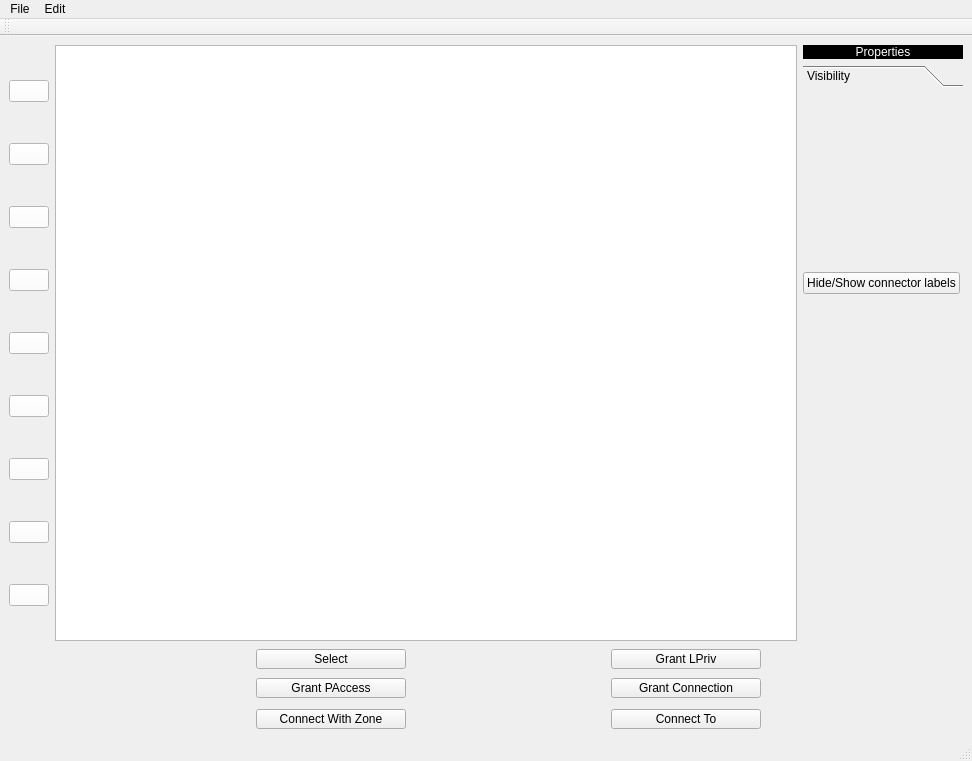
<?xml version="1.0" encoding="UTF-8"?>
<ui version="4.0">
 <class>MainWindow</class>
 <widget class="QMainWindow" name="MainWindow">
  <property name="geometry">
   <rect>
    <x>0</x>
    <y>0</y>
    <width>972</width>
    <height>761</height>
   </rect>
  </property>
  <property name="sizePolicy">
   <sizepolicy hsizetype="Expanding" vsizetype="Expanding">
    <horstretch>0</horstretch>
    <verstretch>0</verstretch>
   </sizepolicy>
  </property>
  <property name="minimumSize">
   <size>
    <width>800</width>
    <height>700</height>
   </size>
  </property>
  <property name="windowTitle">
   <string>RiskAssessment</string>
  </property>
  <widget class="QWidget" name="centralwidget">
   <property name="minimumSize">
    <size>
     <width>500</width>
     <height>400</height>
    </size>
   </property>
   <layout class="QGridLayout" name="gridLayout" rowstretch="1,0,0" columnstretch="0,1,0">
    <item row="0" column="0">
     <layout class="QVBoxLayout" name="createButtons">
      <item>
       <widget class="QPushButton" name="createDevice">
        <property name="toolTip">
         <string extracomment="Create Device">&lt;html&gt;&lt;head/&gt;&lt;body&gt;&lt;p&gt;Create Device&lt;/p&gt;&lt;/body&gt;&lt;/html&gt;</string>
        </property>
        <property name="statusTip">
         <string extracomment="Create Device"/>
        </property>
        <property name="whatsThis">
         <string extracomment="Create Device"/>
        </property>
        <property name="styleSheet">
         <string notr="true">image: url(:/icons/device);
background-color: rgb(255, 255, 255);</string>
        </property>
        <property name="text">
         <string/>
        </property>
       </widget>
      </item>
      <item>
       <widget class="QPushButton" name="createService">
        <property name="toolTip">
         <string extracomment="Create Service">&lt;html&gt;&lt;head/&gt;&lt;body&gt;&lt;p&gt;Create Service&lt;/p&gt;&lt;/body&gt;&lt;/html&gt;</string>
        </property>
        <property name="styleSheet">
         <string notr="true">image: url(:/icons/service);
background-color: rgb(255, 255, 255);</string>
        </property>
        <property name="text">
         <string/>
        </property>
       </widget>
      </item>
      <item>
       <widget class="QPushButton" name="createOperation">
        <property name="toolTip">
         <string extracomment="Create Operation">&lt;html&gt;&lt;head/&gt;&lt;body&gt;&lt;p&gt;Create Operation&lt;/p&gt;&lt;/body&gt;&lt;/html&gt;</string>
        </property>
        <property name="statusTip">
         <string/>
        </property>
        <property name="whatsThis">
         <string/>
        </property>
        <property name="accessibleName">
         <string/>
        </property>
        <property name="accessibleDescription">
         <string/>
        </property>
        <property name="styleSheet">
         <string notr="true">image: url(:/icons/operation);
background-color: rgb(255, 255, 255);</string>
        </property>
        <property name="text">
         <string extracomment="createOperation"/>
        </property>
       </widget>
      </item>
      <item>
       <widget class="QPushButton" name="createRole">
        <property name="toolTip">
         <string extracomment="Create Role">&lt;html&gt;&lt;head/&gt;&lt;body&gt;&lt;p&gt;Create Role&lt;/p&gt;&lt;/body&gt;&lt;/html&gt;</string>
        </property>
        <property name="styleSheet">
         <string notr="true">image: url(:/icons/role);
background-color: rgb(255, 255, 255);</string>
        </property>
        <property name="text">
         <string extracomment="createRole"/>
        </property>
       </widget>
      </item>
      <item>
       <widget class="QPushButton" name="createActor">
        <property name="toolTip">
         <string extracomment="Create Actor">&lt;html&gt;&lt;head/&gt;&lt;body&gt;&lt;p&gt;Create Actor&lt;/p&gt;&lt;/body&gt;&lt;/html&gt;</string>
        </property>
        <property name="styleSheet">
         <string notr="true">image: url(:/icons/actor);
background-color: rgb(255, 255, 255);</string>
        </property>
        <property name="text">
         <string/>
        </property>
       </widget>
      </item>
      <item>
       <widget class="QPushButton" name="createEmployee">
        <property name="toolTip">
         <string extracomment="Create Employee">&lt;html&gt;&lt;head/&gt;&lt;body&gt;&lt;p&gt;Create Employee&lt;/p&gt;&lt;/body&gt;&lt;/html&gt;</string>
        </property>
        <property name="styleSheet">
         <string notr="true">image: url(:/icons/employee);
background-color: rgb(255, 255, 255);</string>
        </property>
        <property name="text">
         <string/>
        </property>
       </widget>
      </item>
      <item>
       <widget class="QPushButton" name="createLZone">
        <property name="toolTip">
         <string extracomment="Create Logical Zone">&lt;html&gt;&lt;head/&gt;&lt;body&gt;&lt;p&gt;Create Logical Zone&lt;/p&gt;&lt;/body&gt;&lt;/html&gt;</string>
        </property>
        <property name="styleSheet">
         <string notr="true">image: url(:/icons/LZone);
background-color: rgb(255, 255, 255);</string>
        </property>
        <property name="text">
         <string/>
        </property>
       </widget>
      </item>
      <item>
       <widget class="QPushButton" name="createPZone">
        <property name="toolTip">
         <string extracomment="Create Physical Zone">&lt;html&gt;&lt;head/&gt;&lt;body&gt;&lt;p&gt;Create Physical Zone&lt;/p&gt;&lt;/body&gt;&lt;/html&gt;</string>
        </property>
        <property name="styleSheet">
         <string notr="true">image: url(:/icons/PZone);
background-color: rgb(255, 255, 255);</string>
        </property>
        <property name="text">
         <string/>
        </property>
       </widget>
      </item>
      <item>
       <widget class="QPushButton" name="createServiceClass">
        <property name="toolTip">
         <string extracomment="Create Service Class">&lt;html&gt;&lt;head/&gt;&lt;body&gt;&lt;p&gt;Create Service Class&lt;/p&gt;&lt;/body&gt;&lt;/html&gt;</string>
        </property>
        <property name="styleSheet">
         <string notr="true">image: url(:/icons/serviceclass);
background-color: rgb(255, 255, 255);</string>
        </property>
        <property name="text">
         <string extracomment="createServiceClass"/>
        </property>
       </widget>
      </item>
     </layout>
    </item>
    <item row="0" column="1">
     <layout class="QVBoxLayout" name="verticalLayout" stretch="0">
      <item>
       <widget class="QGraphicsView" name="editArea">
        <property name="sizePolicy">
         <sizepolicy hsizetype="Preferred" vsizetype="Preferred">
          <horstretch>0</horstretch>
          <verstretch>0</verstretch>
         </sizepolicy>
        </property>
       </widget>
      </item>
     </layout>
    </item>
    <item row="0" column="2">
     <layout class="QVBoxLayout" name="propsLayout">
      <item>
       <widget class="QLabel" name="propsLabel">
        <property name="minimumSize">
         <size>
          <width>160</width>
          <height>0</height>
         </size>
        </property>
        <property name="layoutDirection">
         <enum>Qt::LeftToRight</enum>
        </property>
        <property name="styleSheet">
         <string notr="true">color: rgb(255, 255, 255);
background-color: rgb(0, 0, 0);</string>
        </property>
        <property name="text">
         <string>Properties</string>
        </property>
        <property name="alignment">
         <set>Qt::AlignCenter</set>
        </property>
       </widget>
      </item>
      <item>
       <widget class="QToolBox" name="toolBox">
        <property name="minimumSize">
         <size>
          <width>160</width>
          <height>500</height>
         </size>
        </property>
        <property name="currentIndex">
         <number>0</number>
        </property>
        <widget class="QWidget" name="visibilityPage">
         <property name="geometry">
          <rect>
           <x>0</x>
           <y>0</y>
           <width>160</width>
           <height>569</height>
          </rect>
         </property>
         <property name="minimumSize">
          <size>
           <width>160</width>
           <height>0</height>
          </size>
         </property>
         <attribute name="label">
          <string>Visibility</string>
         </attribute>
         <widget class="QWidget" name="verticalLayoutWidget_5">
          <property name="geometry">
           <rect>
            <x>0</x>
            <y>10</y>
            <width>189</width>
            <height>361</height>
           </rect>
          </property>
          <layout class="QVBoxLayout" name="visibilityLayout" stretch="0">
           <property name="spacing">
            <number>6</number>
           </property>
           <property name="sizeConstraint">
            <enum>QLayout::SetDefaultConstraint</enum>
           </property>
           <item>
            <widget class="QPushButton" name="toggleConnLabelHide">
             <property name="sizePolicy">
              <sizepolicy hsizetype="Maximum" vsizetype="Fixed">
               <horstretch>0</horstretch>
               <verstretch>0</verstretch>
              </sizepolicy>
             </property>
             <property name="minimumSize">
              <size>
               <width>0</width>
               <height>20</height>
              </size>
             </property>
             <property name="layoutDirection">
              <enum>Qt::LeftToRight</enum>
             </property>
             <property name="text">
              <string>Hide/Show connector labels</string>
             </property>
            </widget>
           </item>
          </layout>
         </widget>
        </widget>
       </widget>
      </item>
     </layout>
    </item>
    <item row="1" column="1" rowspan="2" colspan="2">
     <layout class="QGridLayout" name="modeSelect" rowstretch="1,1,1" rowminimumheight="25,25,25">
      <property name="sizeConstraint">
       <enum>QLayout::SetMinimumSize</enum>
      </property>
      <property name="leftMargin">
       <number>0</number>
      </property>
      <property name="spacing">
       <number>4</number>
      </property>
      <item row="0" column="0">
       <widget class="QPushButton" name="selectModeButton">
        <property name="enabled">
         <bool>true</bool>
        </property>
        <property name="sizePolicy">
         <sizepolicy hsizetype="Preferred" vsizetype="Fixed">
          <horstretch>0</horstretch>
          <verstretch>0</verstretch>
         </sizepolicy>
        </property>
        <property name="minimumSize">
         <size>
          <width>150</width>
          <height>20</height>
         </size>
        </property>
        <property name="maximumSize">
         <size>
          <width>100</width>
          <height>20</height>
         </size>
        </property>
        <property name="text">
         <string>Select</string>
        </property>
       </widget>
      </item>
      <item row="0" column="1">
       <widget class="QPushButton" name="grantLPriv">
        <property name="minimumSize">
         <size>
          <width>150</width>
          <height>20</height>
         </size>
        </property>
        <property name="maximumSize">
         <size>
          <width>100</width>
          <height>20</height>
         </size>
        </property>
        <property name="text">
         <string>Grant LPriv</string>
        </property>
       </widget>
      </item>
      <item row="1" column="0">
       <widget class="QPushButton" name="grantPAccess">
        <property name="sizePolicy">
         <sizepolicy hsizetype="Preferred" vsizetype="Fixed">
          <horstretch>0</horstretch>
          <verstretch>0</verstretch>
         </sizepolicy>
        </property>
        <property name="minimumSize">
         <size>
          <width>150</width>
          <height>20</height>
         </size>
        </property>
        <property name="maximumSize">
         <size>
          <width>100</width>
          <height>20</height>
         </size>
        </property>
        <property name="text">
         <string>Grant PAccess</string>
        </property>
       </widget>
      </item>
      <item row="2" column="0">
       <widget class="QPushButton" name="connectWithZone">
        <property name="sizePolicy">
         <sizepolicy hsizetype="Maximum" vsizetype="Fixed">
          <horstretch>0</horstretch>
          <verstretch>0</verstretch>
         </sizepolicy>
        </property>
        <property name="minimumSize">
         <size>
          <width>150</width>
          <height>20</height>
         </size>
        </property>
        <property name="maximumSize">
         <size>
          <width>100</width>
          <height>16</height>
         </size>
        </property>
        <property name="text">
         <string>Connect With Zone</string>
        </property>
       </widget>
      </item>
      <item row="1" column="1">
       <widget class="QPushButton" name="grantConnection">
        <property name="minimumSize">
         <size>
          <width>150</width>
          <height>20</height>
         </size>
        </property>
        <property name="maximumSize">
         <size>
          <width>100</width>
          <height>20</height>
         </size>
        </property>
        <property name="text">
         <string>Grant Connection</string>
        </property>
       </widget>
      </item>
      <item row="2" column="1">
       <widget class="QPushButton" name="connectTo">
        <property name="sizePolicy">
         <sizepolicy hsizetype="Maximum" vsizetype="Fixed">
          <horstretch>0</horstretch>
          <verstretch>0</verstretch>
         </sizepolicy>
        </property>
        <property name="minimumSize">
         <size>
          <width>150</width>
          <height>20</height>
         </size>
        </property>
        <property name="maximumSize">
         <size>
          <width>100</width>
          <height>16</height>
         </size>
        </property>
        <property name="text">
         <string>Connect To</string>
        </property>
       </widget>
      </item>
     </layout>
    </item>
   </layout>
  </widget>
  <widget class="QMenuBar" name="menubar">
   <property name="geometry">
    <rect>
     <x>0</x>
     <y>0</y>
     <width>972</width>
     <height>17</height>
    </rect>
   </property>
   <widget class="QMenu" name="menuEdit">
    <property name="title">
     <string>Edit</string>
    </property>
    <addaction name="actionDelete"/>
    <addaction name="actionEdit_Roles"/>
    <addaction name="actionEdit_Entity_Privs"/>
   </widget>
   <widget class="QMenu" name="menuRiskAssesment">
    <property name="title">
     <string>File</string>
    </property>
    <addaction name="actionNew"/>
    <addaction name="actionOpen"/>
    <addaction name="actionSave"/>
    <addaction name="actionSave_As"/>
    <addaction name="actionExit"/>
   </widget>
   <addaction name="menuRiskAssesment"/>
   <addaction name="menuEdit"/>
  </widget>
  <widget class="QStatusBar" name="statusbar"/>
  <widget class="QToolBar" name="toolBar">
   <property name="windowTitle">
    <string>toolBar</string>
   </property>
   <attribute name="toolBarArea">
    <enum>TopToolBarArea</enum>
   </attribute>
   <attribute name="toolBarBreak">
    <bool>false</bool>
   </attribute>
  </widget>
  <action name="actionOpen">
   <property name="text">
    <string>Open</string>
   </property>
  </action>
  <action name="actionSave">
   <property name="text">
    <string>Save</string>
   </property>
  </action>
  <action name="actionSave_As">
   <property name="text">
    <string>Save As</string>
   </property>
  </action>
  <action name="actionExit">
   <property name="text">
    <string>Exit</string>
   </property>
   <property name="shortcut">
    <string>Esc</string>
   </property>
  </action>
  <action name="actionDelete">
   <property name="text">
    <string>Delete</string>
   </property>
   <property name="shortcut">
    <string>Del</string>
   </property>
  </action>
  <action name="actionEdit_Zones">
   <property name="text">
    <string>Edit Zones</string>
   </property>
   <property name="shortcut">
    <string>Z</string>
   </property>
  </action>
  <action name="actionEdit_Roles">
   <property name="text">
    <string>Edit Roles</string>
   </property>
  </action>
  <action name="actionEdit_Entity_Privs">
   <property name="text">
    <string>Entity Privs and Roles</string>
   </property>
  </action>
  <action name="actionNew">
   <property name="text">
    <string>New</string>
   </property>
  </action>
 </widget>
 <resources/>
 <connections/>
</ui>
